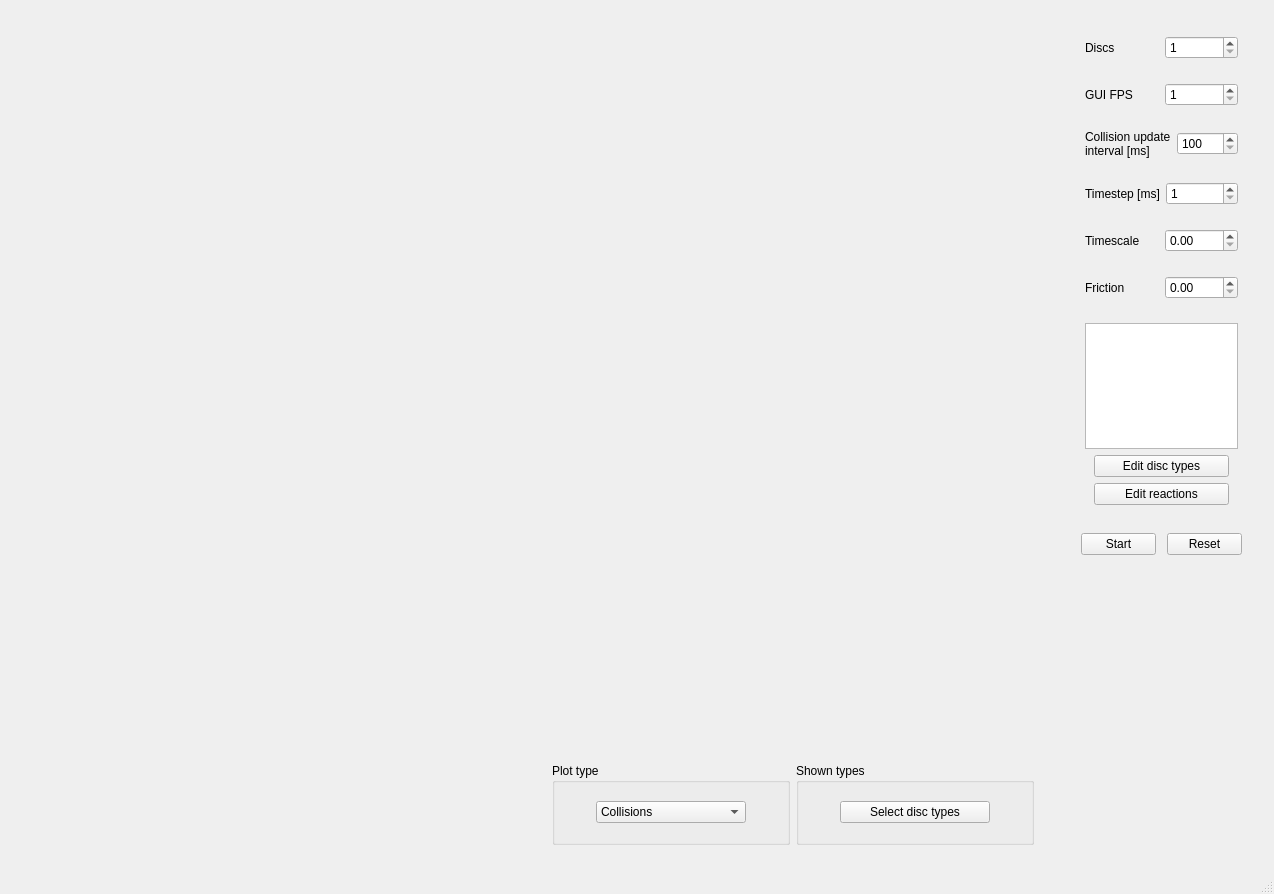
<?xml version="1.0" encoding="UTF-8"?>
<ui version="4.0">
 <class>MainWindow</class>
 <widget class="QMainWindow" name="MainWindow">
  <property name="geometry">
   <rect>
    <x>0</x>
    <y>0</y>
    <width>1274</width>
    <height>894</height>
   </rect>
  </property>
  <property name="windowTitle">
   <string>Discs</string>
  </property>
  <widget class="QWidget" name="centralwidget">
   <layout class="QGridLayout" name="gridLayout" columnstretch="3,3,1">
    <item row="0" column="1">
     <widget class="QWidget" name="plottingWidget" native="true">
      <layout class="QVBoxLayout" name="verticalLayout">
       <item>
        <widget class="AnalysisPlot" name="plotWidget" native="true">
         <property name="sizePolicy">
          <sizepolicy hsizetype="Preferred" vsizetype="Preferred">
           <horstretch>0</horstretch>
           <verstretch>0</verstretch>
          </sizepolicy>
         </property>
        </widget>
       </item>
       <item>
        <widget class="QWidget" name="plotOptionsWidget" native="true">
         <property name="maximumSize">
          <size>
           <width>16777215</width>
           <height>100</height>
          </size>
         </property>
         <layout class="QHBoxLayout" name="horizontalLayout_8">
          <item>
           <widget class="QGroupBox" name="groupBox">
            <property name="title">
             <string>Plot type</string>
            </property>
            <layout class="QHBoxLayout" name="horizontalLayout_9">
             <item>
              <widget class="QComboBox" name="plotTypeComboBox">
               <property name="maximumSize">
                <size>
                 <width>150</width>
                 <height>16777215</height>
                </size>
               </property>
               <item>
                <property name="text">
                 <string>Collisions</string>
                </property>
               </item>
               <item>
                <property name="text">
                 <string>Kinetic energy</string>
                </property>
               </item>
               <item>
                <property name="text">
                 <string>Momentum</string>
                </property>
               </item>
               <item>
                <property name="text">
                 <string>Velocity</string>
                </property>
               </item>
               <item>
                <property name="text">
                 <string>Count</string>
                </property>
               </item>
              </widget>
             </item>
            </layout>
           </widget>
          </item>
          <item>
           <widget class="QGroupBox" name="groupBox_2">
            <property name="title">
             <string>Shown types</string>
            </property>
            <layout class="QHBoxLayout" name="horizontalLayout_10">
             <item>
              <widget class="QPushButton" name="selectDiscTypesPushButton">
               <property name="maximumSize">
                <size>
                 <width>150</width>
                 <height>16777215</height>
                </size>
               </property>
               <property name="text">
                <string>Select disc types</string>
               </property>
              </widget>
             </item>
            </layout>
           </widget>
          </item>
         </layout>
        </widget>
       </item>
      </layout>
     </widget>
    </item>
    <item row="0" column="0">
     <widget class="QWidget" name="simulationOverviewWidget" native="true">
      <layout class="QVBoxLayout" name="verticalLayout_2">
       <item>
        <widget class="SimulationWidget" name="simulationWidget" native="true">
         <property name="minimumSize">
          <size>
           <width>50</width>
           <height>50</height>
          </size>
         </property>
        </widget>
       </item>
      </layout>
     </widget>
    </item>
    <item row="0" column="2" alignment="Qt::AlignTop">
     <widget class="QWidget" name="widget_9" native="true">
      <layout class="QVBoxLayout" name="verticalLayout_6">
       <item>
        <widget class="SimulationSettingsWidget" name="simulationSettingsWidget" native="true">
         <property name="maximumSize">
          <size>
           <width>16777215</width>
           <height>500</height>
          </size>
         </property>
         <layout class="QVBoxLayout" name="verticalLayout_5">
          <item>
           <widget class="QWidget" name="widget" native="true">
            <property name="maximumSize">
             <size>
              <width>16777215</width>
              <height>50</height>
             </size>
            </property>
            <layout class="QHBoxLayout" name="horizontalLayout">
             <item>
              <widget class="QLabel" name="label">
               <property name="text">
                <string>Discs</string>
               </property>
              </widget>
             </item>
             <item>
              <widget class="QSpinBox" name="numberOfDiscsSpinBox">
               <property name="minimum">
                <number>1</number>
               </property>
               <property name="maximum">
                <number>5000</number>
               </property>
              </widget>
             </item>
            </layout>
           </widget>
          </item>
          <item>
           <widget class="QWidget" name="widget_5" native="true">
            <property name="maximumSize">
             <size>
              <width>16777215</width>
              <height>50</height>
             </size>
            </property>
            <layout class="QHBoxLayout" name="horizontalLayout_3">
             <item>
              <widget class="QLabel" name="label_3">
               <property name="text">
                <string>GUI FPS</string>
               </property>
              </widget>
             </item>
             <item>
              <widget class="QSpinBox" name="fpsSpinBox">
               <property name="minimum">
                <number>1</number>
               </property>
               <property name="maximum">
                <number>100</number>
               </property>
              </widget>
             </item>
            </layout>
           </widget>
          </item>
          <item>
           <widget class="QWidget" name="widget_6" native="true">
            <property name="maximumSize">
             <size>
              <width>16777215</width>
              <height>50</height>
             </size>
            </property>
            <layout class="QHBoxLayout" name="horizontalLayout_4">
             <item>
              <widget class="QLabel" name="label_4">
               <property name="text">
                <string>Collision update
interval [ms]</string>
               </property>
              </widget>
             </item>
             <item>
              <widget class="QSpinBox" name="collisionUpdateSpinBox">
               <property name="minimum">
                <number>100</number>
               </property>
               <property name="maximum">
                <number>10000</number>
               </property>
              </widget>
             </item>
            </layout>
           </widget>
          </item>
          <item>
           <widget class="QWidget" name="widget_3" native="true">
            <property name="maximumSize">
             <size>
              <width>16777215</width>
              <height>999</height>
             </size>
            </property>
            <layout class="QHBoxLayout" name="horizontalLayout_2">
             <item>
              <widget class="QLabel" name="label_2">
               <property name="text">
                <string>Timestep [ms]</string>
               </property>
              </widget>
             </item>
             <item>
              <widget class="QSpinBox" name="timeStepSpinBox">
               <property name="minimum">
                <number>1</number>
               </property>
               <property name="maximum">
                <number>100</number>
               </property>
              </widget>
             </item>
            </layout>
           </widget>
          </item>
          <item>
           <widget class="QWidget" name="widget_4" native="true">
            <layout class="QHBoxLayout" name="horizontalLayout_6">
             <item>
              <widget class="QLabel" name="label_5">
               <property name="text">
                <string>Timescale</string>
               </property>
              </widget>
             </item>
             <item>
              <widget class="QDoubleSpinBox" name="timeScaleDoubleSpinBox">
               <property name="singleStep">
                <double>0.010000000000000</double>
               </property>
              </widget>
             </item>
            </layout>
           </widget>
          </item>
          <item>
           <widget class="QWidget" name="widget_10" native="true">
            <layout class="QHBoxLayout" name="horizontalLayout_7">
             <item>
              <widget class="QLabel" name="label_6">
               <property name="text">
                <string>Friction</string>
               </property>
              </widget>
             </item>
             <item>
              <widget class="QDoubleSpinBox" name="frictionDoubleSpinBox">
               <property name="singleStep">
                <double>0.010000000000000</double>
               </property>
               <property name="stepType">
                <enum>QAbstractSpinBox::DefaultStepType</enum>
               </property>
              </widget>
             </item>
            </layout>
           </widget>
          </item>
          <item alignment="Qt::AlignHCenter">
           <widget class="QWidget" name="widget_7" native="true">
            <property name="minimumSize">
             <size>
              <width>0</width>
              <height>200</height>
             </size>
            </property>
            <property name="maximumSize">
             <size>
              <width>16777215</width>
              <height>200</height>
             </size>
            </property>
            <property name="layoutDirection">
             <enum>Qt::LeftToRight</enum>
            </property>
            <layout class="QVBoxLayout" name="verticalLayout_3">
             <item>
              <widget class="QTableView" name="discDistributionPreviewTableView">
               <property name="enabled">
                <bool>true</bool>
               </property>
               <property name="maximumSize">
                <size>
                 <width>16777215</width>
                 <height>9999</height>
                </size>
               </property>
               <property name="horizontalScrollBarPolicy">
                <enum>Qt::ScrollBarAlwaysOff</enum>
               </property>
               <attribute name="verticalHeaderVisible">
                <bool>false</bool>
               </attribute>
              </widget>
             </item>
             <item>
              <widget class="QWidget" name="widget_8" native="true">
               <layout class="QVBoxLayout" name="verticalLayout_4">
                <property name="topMargin">
                 <number>0</number>
                </property>
                <property name="bottomMargin">
                 <number>0</number>
                </property>
                <item>
                 <widget class="QPushButton" name="editDiscTypesPushButton">
                  <property name="maximumSize">
                   <size>
                    <width>9999</width>
                    <height>16777215</height>
                   </size>
                  </property>
                  <property name="text">
                   <string>Edit disc types</string>
                  </property>
                 </widget>
                </item>
                <item>
                 <widget class="QPushButton" name="editReactionsPushButton">
                  <property name="text">
                   <string>Edit reactions</string>
                  </property>
                 </widget>
                </item>
               </layout>
              </widget>
             </item>
            </layout>
           </widget>
          </item>
         </layout>
        </widget>
       </item>
       <item>
        <widget class="QWidget" name="widget_2" native="true">
         <property name="maximumSize">
          <size>
           <width>16777215</width>
           <height>50</height>
          </size>
         </property>
         <layout class="QHBoxLayout" name="horizontalLayout_5">
          <item>
           <widget class="QPushButton" name="startStopButton">
            <property name="maximumSize">
             <size>
              <width>75</width>
              <height>16777215</height>
             </size>
            </property>
            <property name="text">
             <string>Start</string>
            </property>
           </widget>
          </item>
          <item>
           <widget class="QPushButton" name="resetButton">
            <property name="maximumSize">
             <size>
              <width>75</width>
              <height>16777215</height>
             </size>
            </property>
            <property name="text">
             <string>Reset</string>
            </property>
           </widget>
          </item>
         </layout>
        </widget>
       </item>
      </layout>
     </widget>
    </item>
   </layout>
  </widget>
  <widget class="QMenuBar" name="menubar">
   <property name="geometry">
    <rect>
     <x>0</x>
     <y>0</y>
     <width>1274</width>
     <height>21</height>
    </rect>
   </property>
  </widget>
  <widget class="QStatusBar" name="statusbar"/>
 </widget>
 <customwidgets>
  <customwidget>
   <class>SimulationWidget</class>
   <extends>QWidget</extends>
   <header>SimulationWidget.hpp</header>
   <container>1</container>
  </customwidget>
  <customwidget>
   <class>AnalysisPlot</class>
   <extends>QWidget</extends>
   <header>AnalysisPlot.hpp</header>
   <container>1</container>
  </customwidget>
  <customwidget>
   <class>SimulationSettingsWidget</class>
   <extends>QWidget</extends>
   <header>SimulationSettingsWidget.hpp</header>
   <container>1</container>
  </customwidget>
 </customwidgets>
 <resources/>
 <connections/>
</ui>
